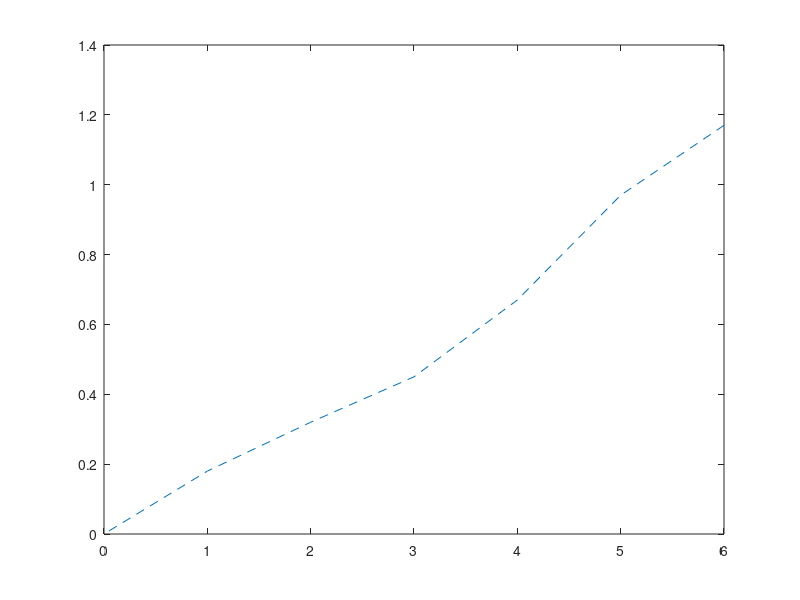

MATLAB code for this plot: (Note: this script raises an error after producing the figure.)
clc
clear all
close all
A=[ 1.17 0.97 0.67 0.45 0.32 0.18 0 ];
h=[6 5 4 3 2 1 0 ];
g=9.8;
e=1;
t=0;
h1=h(1);
area1=area(1);
d=0.25;
dt=0.1;
f=@(h1,area1)  - ((pi*d^2)/(4*area1))*sqrt(2*g*(h1+e));
plot(h,A,'--')
hold on
while(1)
    s1=f(h1,area1);
    s2=f(h1+dt*s1,area1);
    h2=h1+(dt*((s1+s2)/2));
    t=t+dt;
    area2=lagrange(h,A,h2);
    plot(h2,area2,'r.')
    
    if (h2<0)
        break;
        
    end
    
    h1=h2;
    area1=area2;
end
hold off 
